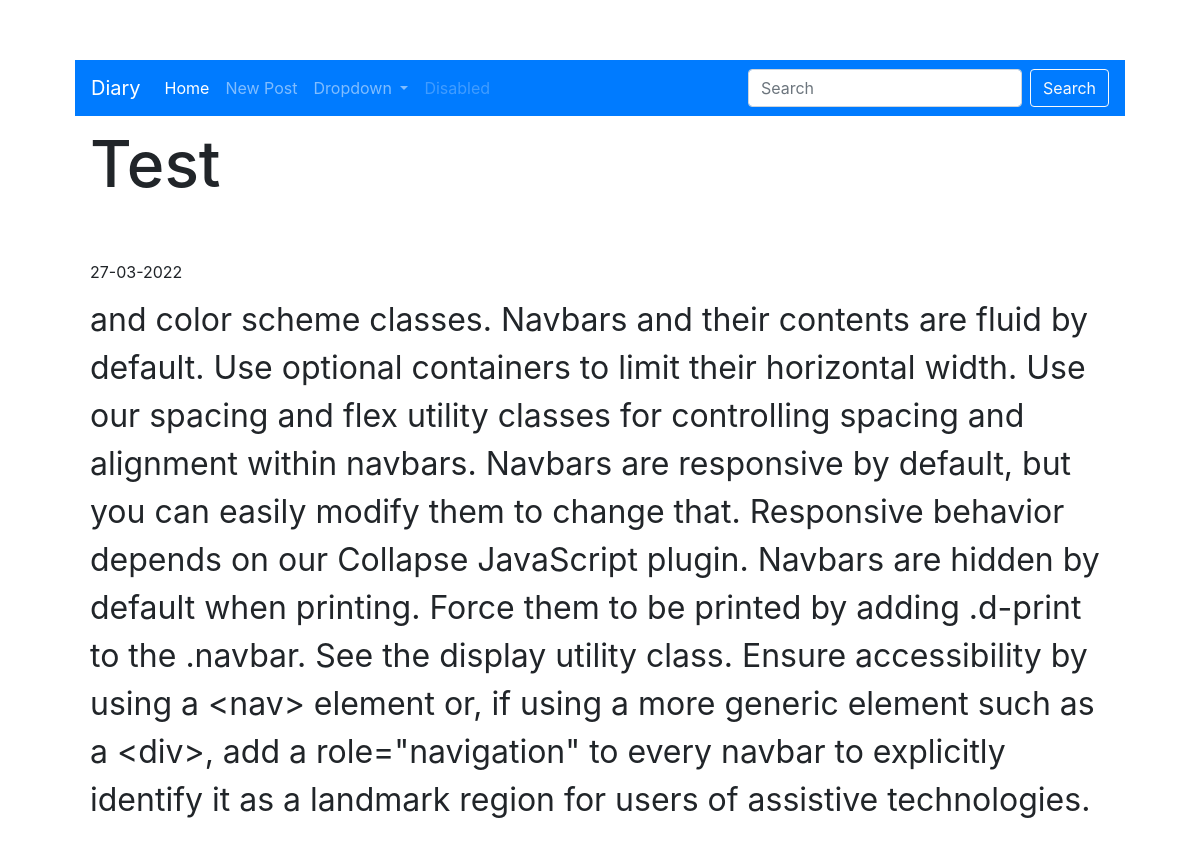
The page /seepost/1 on the database its author committed.
### app/models.py (models this page shows)
class Post(db.Model):
    id = db.Column(db.Integer, primary_key=True,index=True)
    head = db.Column(db.String(255),index=True)
    body = db.Column(db.Text)
    tag = db.Column(db.String)
    timestamp = db.Column(db.DateTime,index=True)
    user_id = db.Column(db.Integer, db.ForeignKey('user.id'))
    img_url = db.Column(db.String)

### app/main/routes.py (the view)
@main_bp.route('/seepost/<int:id>')
def seepost(id):
    post = Post.query.filter_by(id=id).first()
    return render_template("seepost.html",title="My Diary",post=post)

### app/templates/seepost.html (shortened to what this page needs)
{% extends "layouts/base.html" %}
    {% block link %}
    <link rel="stylesheet" href="{{ url_for('static',filename='css/seepost.css')}}">
    {% endblock %}
{% block content %}
<div class="container">
 {% if post %}
    <p class="text h1">{{post.head}}</p>
    <p class="text">{{post.timestamp.strftime("%d-%M-%Y")}}</p>
    <p class="text body">{{post.body}} </p>
 {% endif %}
</div>
{% endblock  %}

### app/templates/layouts/base.html (shortened to what this page needs)
<!DOCTYPE html>
<html lang="en">
<head>
    <link rel="stylesheet" href="https://cdn.jsdelivr.net/npm/bootstrap@4.3.1/dist/css/bootstrap.min.css">
    {% block link %}
    {% endblock %}
</head>
<body>
    <div class="container">
        <nav class="navbar navbar-expand-lg navbar-dark bg-primary">
            <a class="navbar-brand" href="#">Diary</a>
            <div class="collapse navbar-collapse" id="navbarSupportedContent">
              <ul class="navbar-nav mr-auto">
                <li class="nav-item active">
                  <a class="nav-link" href="{{url_for('main_bp.index')}}">Home <span class="sr-only">(current)</span></a>
                </li>
                <li class="nav-item">
                  <a class="nav-link" href="{{url_for('main_bp.newpost')}}">New Post</a>
                </li>
                <li class="nav-item dropdown">
                  <a class="nav-link dropdown-toggle" href="#" id="navbarDropdown" role="button" data-toggle="dropdown" aria-haspopup="true" aria-expanded="false">
                    Dropdown
                  </a>
                </li>
                <li class="nav-item">
                  <a class="nav-link disabled" href="#">Disabled</a>
                </li>
              </ul>
              <form class="form-inline my-2 my-lg-0">
                <input class="form-control mr-sm-2" type="search" placeholder="Search" aria-label="Search">
                <button class="btn btn-outline-light my-2 my-sm-0" type="submit">Search</button>
              </form>
            </div>
          </nav>
          {% block content %} {% endblock %}
    </div>
</body>
</html>

### app/static/css/seepost.css (style rules this page uses)
body { padding: 5vw; }
.text { --font-size: 1rem; --line-height: calc(var(--font-size) * var(--ratio)); --spacing: calc(var(--line-height) / 2); --ratio: 1.5; margin: 0 0 var(--spacing); font-size: var(--font-size); line-height: var(--line-height); }
.body { --font-size: 2rem; }
.h1 { --font-size: 4rem; }

### rows shown on the page
Post: head "Test", timestamp "27-03-2022", body "and color scheme classes. Navbars and their contents are fluid by default. Use optional containers to limit their horizontal width. Use our spacing and flex utility classes for controlling spacing and alignment within navbars. Navbars are responsive by default, but you can easily modify them to change that. Responsive behavior depends on our Collapse JavaScript plugin. Navbars are hidden by default when printing. Force them to be printed by adding .d-print to the .navbar. See the display utility class. Ensure accessibility by using a <nav> element or, if using a more generic element such as a <div>, add a role=\"navigation\" to every navbar to explicitly identify it as a landmark region for…"
